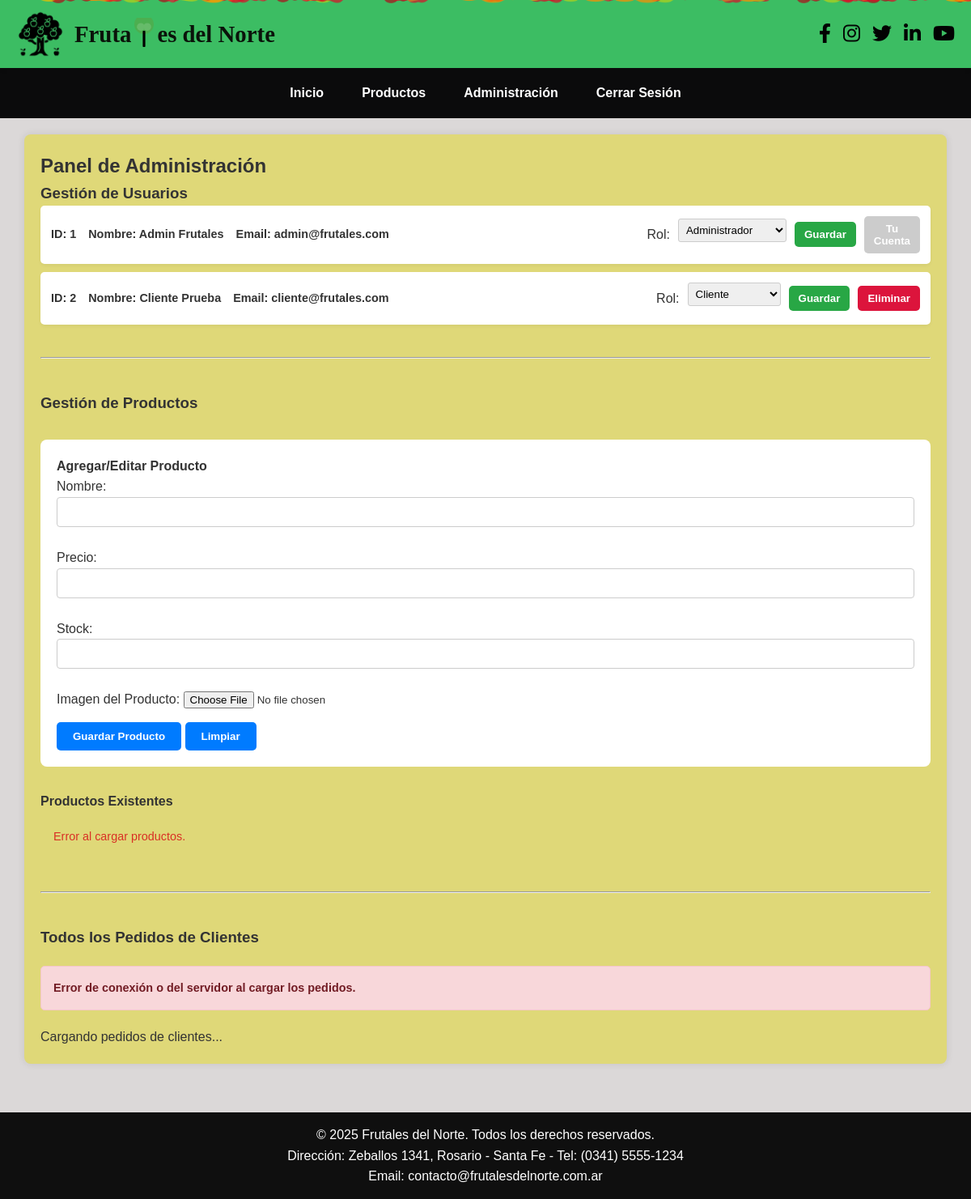
Before: /admin (signed in) with the older database file.
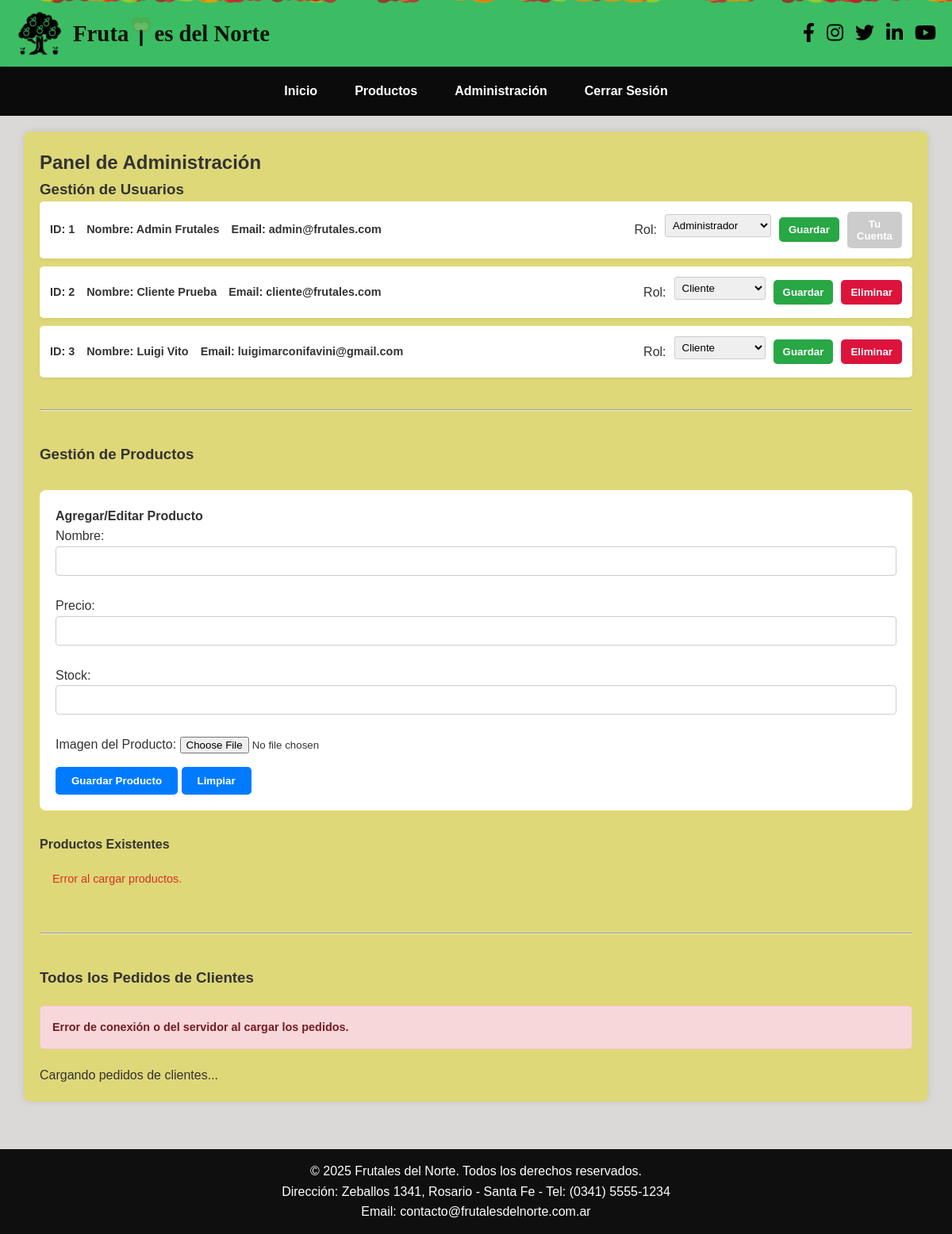
After: the same page with the newer database file.
### app.py (models this page shows, shortened)
class Usuario(UserMixin, db.Model):
    id = db.Column(db.Integer, primary_key=True)
    nombre = db.Column(db.String(100), nullable=False)
    email = db.Column(db.String(100), unique=True, nullable=False)
    password = db.Column(db.String(128), nullable=False)
    rol = db.Column(db.String(50), default='cliente')
    pedidos = db.relationship('Pedido', backref='comprador', lazy=True)

### app.py (the view)
@app.route('/admin')
@admin_required
def admin_page():
    users = Usuario.query.all()
    return render_template('admin.html', users=users, current_user=current_user)

### app.py (called while the page is built)
@login_manager.user_loader
def load_user(user_id):
    return Usuario.query.get(int(user_id))

def admin_required(f):
    @wraps(f)
    @login_required
    def decorated_function(*args, **kwargs):
        if not current_user.is_authenticated or current_user.rol != 'admin':
            flash('Acceso denegado. Se requiere rol de administrador.', 'error')
            return redirect(url_for('login'))
        return f(*args, **kwargs)
    return decorated_function

### templates/admin.html (shortened to what the changed rows need)
<!DOCTYPE html>
<html lang="es">
<head>
    <link rel="stylesheet" href="{{ url_for('static', filename='css/style.css') }}">
    <link rel="stylesheet" href="https://cdnjs.cloudflare.com/ajax/libs/font-awesome/6.4.0/css/all.min.css" />
</head>
<body>
    <header>
        <div class="logo-title">
            <h1 class="empresa-nombre">
                Fruta
                es del Norte
            </h1>
        </div>
    </header>
    <main class="main-container">
        <h2>Panel de Administración</h2>
        <section>
            <ul class="user-list">
                {% for user in users %}
                <li class="user-item">
                    <div class="user-info">
                        <span>ID: {{ user.id }}</span>
                        <span>Nombre: {{ user.nombre }}</span>
                        <span>Email: {{ user.email }}</span>
                    </div>
                    <div class="user-role-control">
                        <label for="role-{{ user.id }}">Rol:</label>
                        <select id="role-{{ user.id }}" class="user-role-select">
                            <option value="cliente" {% if user.rol == 'cliente' %}selected{% endif %}>Cliente</option>
                            <option value="admin" {% if user.rol == 'admin' %}selected{% endif %}>Administrador</option>
                        </select>
                        <button class="save-role-btn" data-user-id="{{ user.id }}">Guardar</button>
                        {% if user.id != current_user.id %}
                            <button class="delete-btn-common delete-user-btn" data-user-id="{{ user.id }}">Eliminar</button>
                        {% else %}
                            <button disabled class="delete-btn-common">Tu Cuenta</button>
                        {% endif %}
                    </div>
                </li>
                {% endfor %}
            </ul>
        </section>
    </main>
</body>
</html>

Changed rows visible on the page:
added Usuario: id "3", nombre "Luigi Vito", email "luigimarconifavini@gmail.com", rol+id "Cliente"
